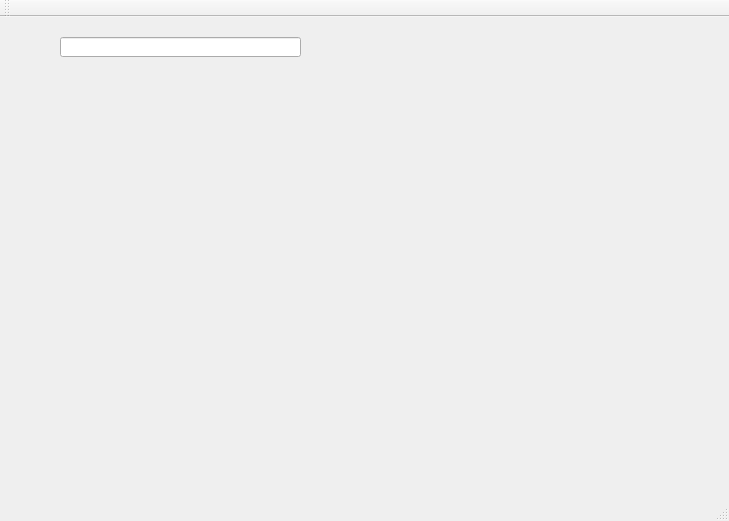
<?xml version="1.0" encoding="UTF-8"?>
<ui version="4.0">
 <class>MainWindow</class>
 <widget class="QMainWindow" name="MainWindow">
  <property name="geometry">
   <rect>
    <x>0</x>
    <y>0</y>
    <width>729</width>
    <height>521</height>
   </rect>
  </property>
  <property name="windowTitle">
   <string>MainWindow</string>
  </property>
  <property name="styleSheet">
   <string notr="true">QMainWindow{
 background-color: rbg(0,255,255);
}</string>
  </property>
  <widget class="QWidget" name="centralWidget">
   <widget class="QLineEdit" name="lineEdit">
    <property name="geometry">
     <rect>
      <x>60</x>
      <y>20</y>
      <width>241</width>
      <height>20</height>
     </rect>
    </property>
   </widget>
   <widget class="DigitPanel" name="digitPanel">
    <property name="geometry">
     <rect>
      <x>150</x>
      <y>100</y>
      <width>461</width>
      <height>311</height>
     </rect>
    </property>
    <property name="borderColor">
     <color alpha="110">
      <red>255</red>
      <green>255</green>
      <blue>255</blue>
     </color>
    </property>
   </widget>
  </widget>
  <widget class="QMenuBar" name="menuBar">
   <property name="geometry">
    <rect>
     <x>0</x>
     <y>0</y>
     <width>729</width>
     <height>23</height>
    </rect>
   </property>
  </widget>
  <widget class="QToolBar" name="mainToolBar">
   <attribute name="toolBarArea">
    <enum>TopToolBarArea</enum>
   </attribute>
   <attribute name="toolBarBreak">
    <bool>false</bool>
   </attribute>
  </widget>
  <widget class="QStatusBar" name="statusBar"/>
 </widget>
 <layoutdefault spacing="6" margin="11"/>
 <customwidgets>
  <customwidget>
   <class>DigitPanel</class>
   <extends>QWidget</extends>
   <header>digitPanel.h</header>
  </customwidget>
 </customwidgets>
 <resources/>
 <connections/>
</ui>
